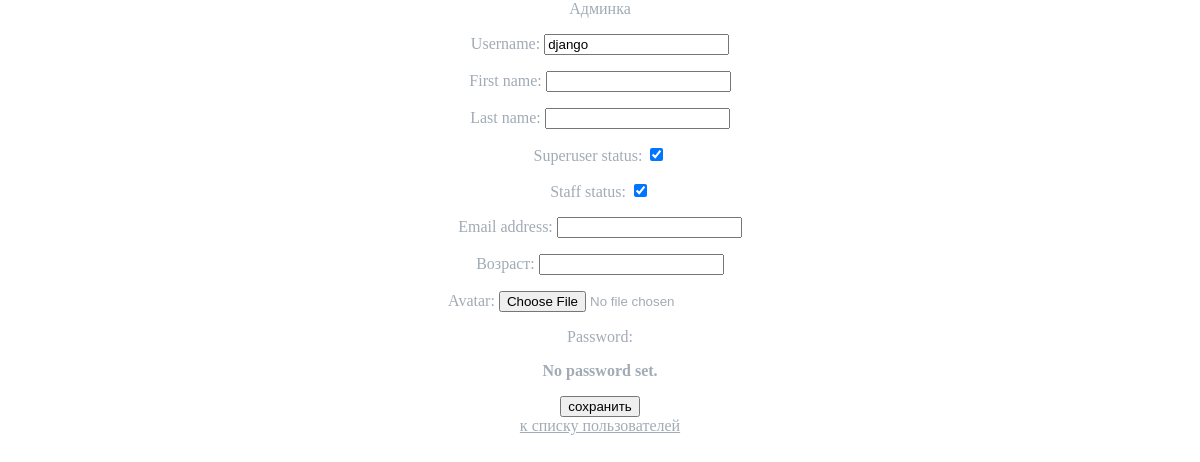
The app's page /myadmin/user/update/1/ (signed in), older data.
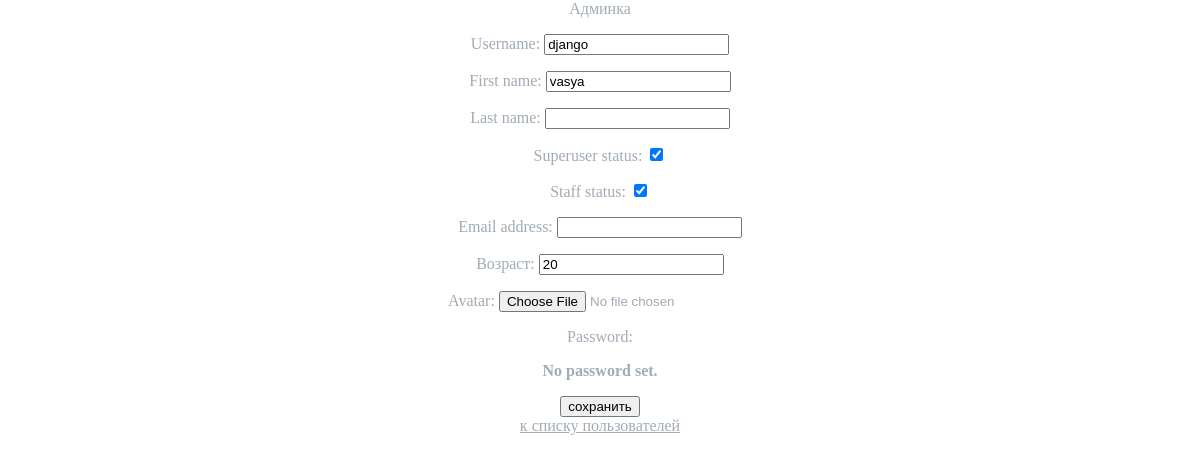
The same page, newer data.
### authapp/models.py (models this page shows, shortened)
class ShopUser(AbstractUser):
    age = models.PositiveSmallIntegerField(verbose_name='возраст', null=True)
    avatar = models.ImageField(upload_to='users_avatars', blank=True)
    class Meta:
        ordering = ['-is_active', '-is_superuser', '-is_staff', 'username']

### adminapp/views.py (the view)
# urls.py: path('user/update/<int:pk>/', adminapp.user_update, name='user_update'),
@user_passes_test(lambda x: x.is_superuser)
def user_update(request, pk):
    edit_user = get_object_or_404(ShopUser, pk=pk)
    if request.method == 'POST':
        edit_form = AdminShopUserEditForm(request.POST, request.FILES, instance=edit_user)
        if edit_form.is_valid():
            edit_form.save()
            return HttpResponseRedirect(reverse('myadmin:user_update', args=[edit_user.pk]))
    else:
        edit_form = AdminShopUserEditForm(instance=edit_user)
    context = {
        'page_title': 'пользователи/редактирование',
        'user_form': edit_form
    }
    return render(request, 'adminapp/user_create.html', context)

### adminapp/forms.py
class AdminShopUserEditForm(UserChangeForm):
    class Meta:
        model = get_user_model()
        fields = (
            'username', 'first_name', 'last_name', 'is_superuser',
            'is_staff', 'email', 'age', 'avatar'
        )
    def __init__(self, *args, **kwargs):
        super().__init__(*args, **kwargs)
        for field_name, field in self.fields.items():
            field.widget.attrs['class'] = 'form-control'
            field.help_text = ''

### mainapp/context_processors.py (called while the page is built)
def catalog_menu(request):
    return {
        'catalog_menu': ProductCategory.objects.filter(is_active=True),
        }

### adminapp/templates/adminapp/user_create.html (shortened to what this page needs)
{% extends 'adminapp/base.html' %}
{% block container %}
    <div class="login">
        <form class="form-horizontal" method="post" enctype="multipart/form-data">
            {{ user_form.as_p }}
            <input class="form-control" type="submit" value="сохранить">
        </form>
        <a href="{% url 'myadmin:index' %}"
           class="btn btn-primary form-control last">
            к списку пользователей
        </a>
    </div>
{% endblock %}

Row changes from the older to the newer data that the page shows:
changed ShopUser "django": first_name (not shown) → "vasya"; age (not shown) → "20"
